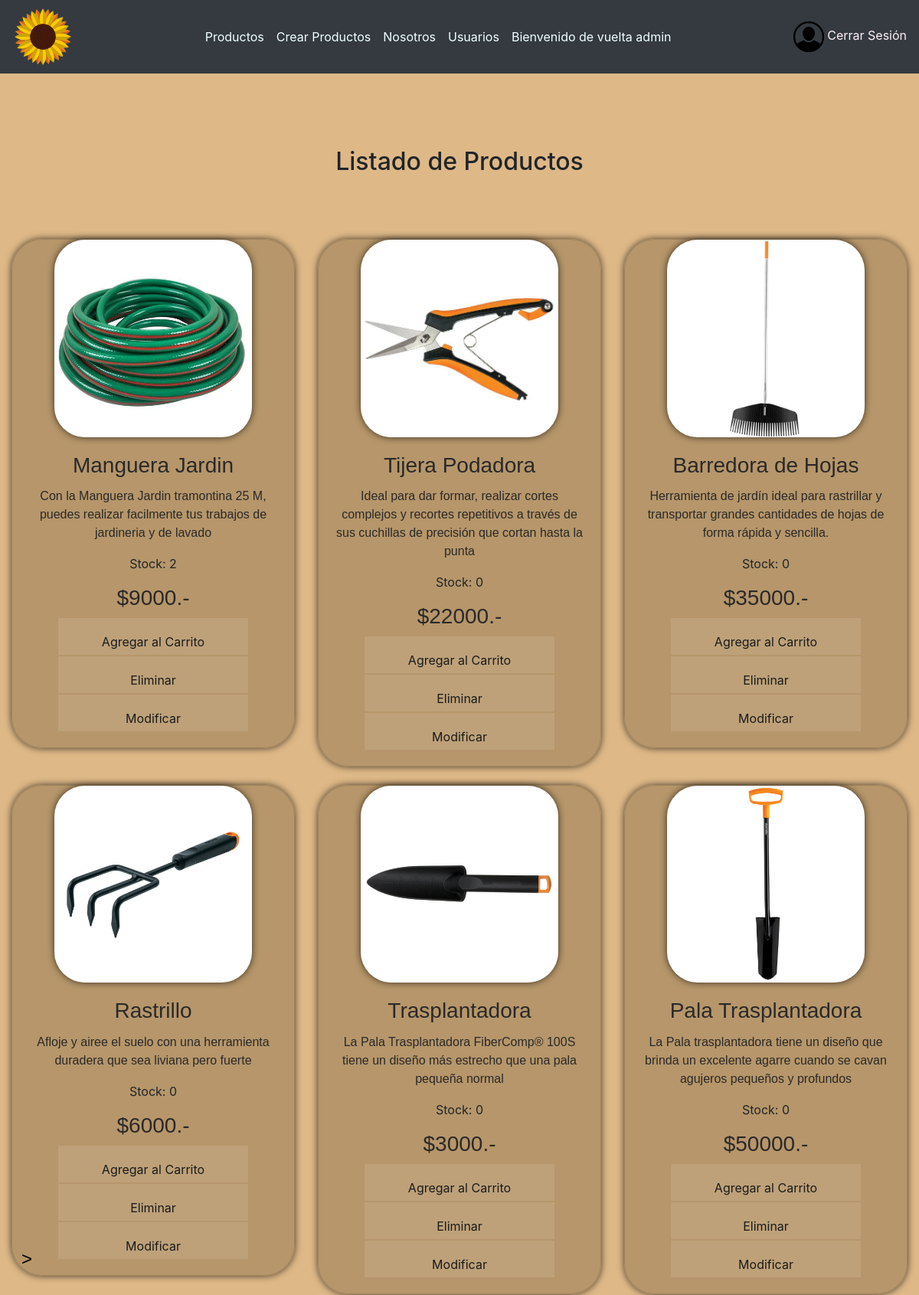
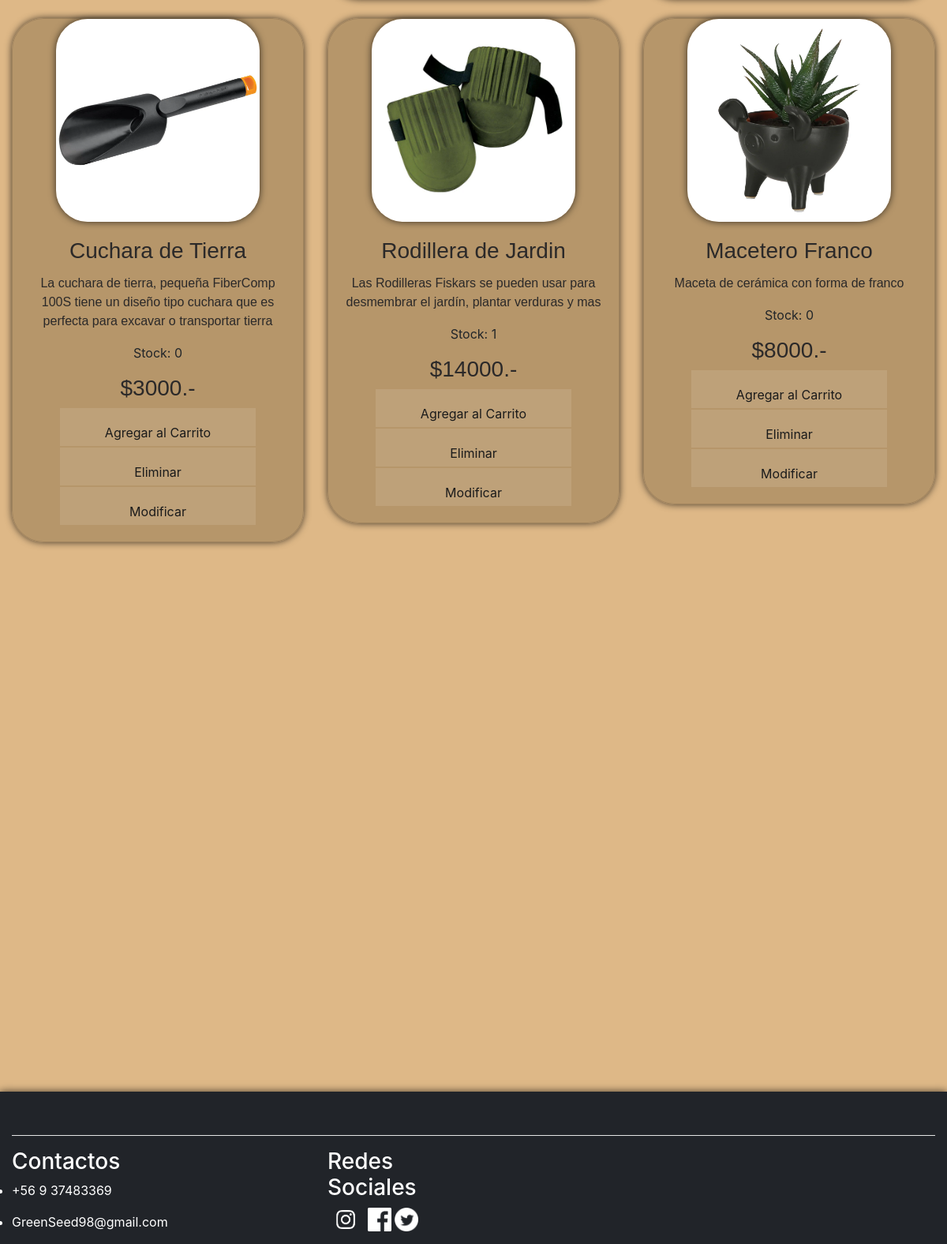
The app's page /producto/ (signed in) with its own data (2 pictures, top to bottom).
### Plantas/models.py (models this page shows, shortened)
class Productos(models.Model):
    idprod                  = models.IntegerField(primary_key=True, verbose_name="idProduct")
    nombreproduc            = models.CharField(max_length=100, verbose_name="NombreProd")
    descripcion             = models.CharField(max_length=500, verbose_name="Descripcion")
    imagen                  = models.ImageField(upload_to="imagenes", null=True,blank=True, verbose_name="imagen")
    precio                  = models.IntegerField(verbose_name="Precio" )
    stock                   = models.IntegerField(verbose_name="Stock",default=0)

### Plantas/views.py (the view)
# urls.py: path('producto/', producto, name="producto"),
def producto(request):
    plantas = Productos.objects.all()
    datos={
        'plantas':plantas
    }
    return render(request, 'producto.html',datos)

### Plantas/context_processor.py (called while the page is built, shortened)
def total_carrito(request):
    total = 0
    return {'total_carrito':int(total)}

### Plantas/templates/producto.html (shortened to what this page needs)
{% extends "base.html" %}
{% block content %}
<!DOCTYPE html>
<html lang="en">
<head>
    {% load static %}
    <link rel="stylesheet" href="{% static 'css/bootstrap.min.css' %}">
    <link rel="stylesheet" href="{% static 'css/MyStyles.css' %}">
    <link rel="stylesheet"
        href="{% static 'https://cdnjs.cloudflare.com/ajax/libs/font-awesome/4.7.0/css/font-awesome.min.css' %}">
</head>
<body>
    <br>
    <div class="container col-12">
        <div class="row justify-content-center">
            <h2 class="">Listado de Productos</h2>
            <br><br><br><br><br>
        </div>
    </div>
    <div class="container-fluid " >
        <div class="row">
            {% for pro in plantas %}
            <div class=" col-lg-4 col-md-6 col-sm-12">
                <div class="card text-center box "
                    style="border-radius: 40px; background-color:rgba(180, 148, 105, 0.938)">
                    {% if pro.imagen %}
                    <img src="{{ pro.imagen.url }}" class="card-img img-fluid box mx-auto"
                        style=" width: 70%; border-radius: 40px;">
                    {% else %}
                    <img src="{% static 'img/construc.png' %}" class="card-img img-fluid "
                        style=" border-radius: 40px;">
                    {% endif %}
                    <div class="card-body " style="text-align: center;">
                        <h3 class="card-title cajaP  ">
                            {{ pro.nombreproduc }}
                        </h3>
                        <p class="card-text cajaP ">
                            {{ pro.descripcion }}
                        </p>
                        <p>
                            Stock: {{ pro.stock }}
                        </p>
                        <h3 class="cajaP">
                            ${{ pro.precio}}.-
                        </h3>
                        {% if user.is_authenticated and user.username == 'admin' %}
                        <a href="{% url 'agregar' pro.idprod %}" class="btn btn-one"
                            style="color: black; border-radius: 100px; text-align: center;">Agregar al Carrito</a>
                        <a href="{% url 'eliminar' pro.idprod %}" class="btn btn-one"
                            style="color: black; border-radius: 100px; text-align: center;">Eliminar</a>
                        <a href="{% url  'modificar' pro.idprod %}" class="btn btn-one"
                            style="color: black; border-radius: 100px; text-align: center;">Modificar</a>
                        {% else %}
                        <button class="btn btn-one" style="color: black; border-radius: 100px;">Agregar al
                            Carrito</button>
                        {% endif %}
                    </div>
                </div>
                <br>
            </div>
            {% endfor %}
        </div>
        <br><br><br><br><br><br><br><br><br><br><br><br>
        <br><br><br><br><br><br><br><br><br><br><br><br>
    </div>
</body>
</html>
{% endblock %}

### Plantas/templates/base.html (shortened to what this page needs)
<!DOCTYPE html>
<html lang="en">
<head>
    {% load static %}
    <link rel="stylesheet" href="{% static 'css/bootstrap.min.css' %}">
    <link rel="stylesheet" href="{% static 'css/MyStyles.css' %}">
    <link rel="stylesheet" href="{% static 'https://cdnjs.cloudflare.com/ajax/libs/font-awesome/4.7.0/css/font-awesome.min.css' %}">
</head>
<body>
        <div >
            <section style="position: absolute; z-index: 1;" >
                <div id="cajaboton" style="position: relative; transition: left 1s ease-in-out; left:10px; margin-top: 20px; " >
                  <button id="botiempo" class="butt" style="color: black;">></button>
                </div>
            </section>
          </div>
    <nav class="navbar navbar-expand-md navbar-light bg-dark  mb-4" id="barraNav" style="z-index: 1;">
    <img src="{% static 'img/pngwing.com.png' %}" alt="logoBookStop" width="40px" class="logox" id="logo">
    <a href="{% url 'index' %}" class="xd" id="texto">
    </a>
    <div class="collapse navbar-collapse" id="navbarCollapse">
      {% if user.is_authenticated and user.username == 'admin' %}
      <ul class="navbar-nav mr-auto">
        <li class="nav-item">
          <a class="nav-link effect-shine" style="color: azure;" href="{% url 'producto' %}">Productos</a>
        </li>
        <li class="nav-item">
          <a class="nav-link effect-shine" style="color: azure;" href="{% url 'crear' %}">Crear Productos</a>
        </li>
        <li class="nav-item">
          <a class="nav-link effect-shine" style="color: azure;" href="{% url 'nosotros' %}">Nosotros</a>
        </li>
        <li class="nav-item">
          <a class="nav-link effect-shine" style="color: azure;" href="{% url 'Api' %}">Usuarios</a>
        </li>
        <li class="nav-item">
          <a class="nav-link effect-shine disabled" style="color: azure;" href="#">Bienvenido de vuelta {{ user.username }}</a>
        </li>
      </ul>
        {% else %}
      <ul class="navbar-nav mr-auto">
        <li class="nav-item">
          <a class="nav-link effect-shine" style="color: azure;" href="{% url 'nosotros' %}">Nosotros</a>
        </li>
      </ul>
      {% endif %}
      <div>
        {% if user.is_authenticated %}
        <img src="{% static 'img/usericon.png' %}" class="img-fluid " width="40px">
        <a href="{% url 'logout' %}" class=" effect-shine">Cerrar Sesión </a>
        {% else %}
        <img src="{% static 'img/usericon.png' %}" class="img-fluid " width="40px">
        <a href="{% url 'login' %}" class="effect-shine">Iniciar Sesión </a>
        {% endif %}
      </div>
    </div>
  </nav>
  <br><br>
  {% block content %}
  {% endblock %}
  <br><br><br><br>
<footer >
    <div class="container-fluid  ">
      <div class="row box" style="background-color: rgb(33,36,41);">
        <div class="col-lg-12">
          <h1 class=" xd  text-center" style="color: azure;">GreenSeed</h1>
          <hr style="background-color: white;">
        </div>
        <div class="col-lg-2">
          <h3>Contactos</h3>
          <ul>
            <li>
              <p>+56 9 37483369</p>
            </li>
            <li>
              <p>GreenSeed98@gmail.com</p>
            </li>
          </ul>
        </div>
        <div class="col-lg-2"></div>
        <div class="col-lg-2">
          <h3>Redes Sociales</h3>
          <img src="{% static 'img/insta.png' %}" height="30em">
          <img src="{% static 'img/face.png' %}" height="30em">
          <img src="{% static 'img/twiter.png' %}" height="30em">
        </div>
      </div>
    </div>
  </footer>
</body>
</html>

### Plantas/static/css/MyStyles.css (style rules this page uses)
.logox { width: 5em; height: 5em; position: relative; transition:transform 2s ease-in-out; transform-origin:center; cursor: pointer; }
body { background-color: burlywood; }
.xd { background-image: url(https://static.pexels.com/photos/4827/nature-forest-trees-fog.jpeg); -webkit-text-fill-color: transparent; -webkit-background-clip: text; color: #FFFFFF; animation: filling 3s ease forwards; font-family: 'Franklin Gothic Medium', 'Arial Narrow', Arial, sans-serif; font-size: 2em; }
a { text-decoration: none; color: lavenderblush; }
.cajaP { font-family: sans-serif; color: rgb(43, 41, 41); }
footer { color: #FFFFFF; }
.box { box-shadow: 0 0 10px rgba(0, 0, 0, 0.7); }
h1 { text-align: center; font-family: 'Franklin Gothic Medium', 'Arial Narrow', Arial, sans-serif; }
.btn { line-height: 50px; height: 50px; text-align: center; width: 250px; cursor: pointer; }
.btn-one { color: #FFF; transition: all 0.3s; position: relative; }
.btn-one::before { content: ''; position: absolute; bottom: 0; left: 0; width: 100%; height: 100%; z-index: 1; opacity: 0; transition: all 0.3s; border-top-width: 1px; border-bottom-width: 1px; border-top-style: solid; border-bottom-style: solid; border-top-color: rgba(255,255,255,0.5); border-bottom-color: rgba(255,255,255,0.5); transform: scale(0.1, 1); }
.btn-one::after { content: ''; position: absolute; bottom: 0; left: 0; width: 100%; height: 100%; z-index: 1; transition: all 0.3s; background-color: rgba(255,255,255,0.1); }
* { margin:0; padding:0; }
section { z-index: 1; position:fixed; width:250px; height:100%; top:0; left:0; display:flex; justify-content:left; align-items:center; }
.butt { background-color: rgba(255, 255, 255, 0); color: rgb(255, 255, 255); width: 50px; text-align: center; padding: 5px; border: none; outline: none; border-radius: 100px; font-size: 1.5em; font-family: arial; cursor: pointer; position: relative; transition: left 2s ease-in-out; transform-origin:0px; }

### records on screen
Productos: imagen (picture), nombreproduc "Manguera Jardin", descripcion "Con la Manguera Jardin tramontina 25 M, puedes realizar facilmente tus trabajos de jardineria y de lavado", stock "2", precio "9000"
Productos: imagen (picture), nombreproduc "Tijera Podadora", descripcion "Ideal para dar formar, realizar cortes complejos y recortes repetitivos a través de sus cuchillas de precisión que cortan hasta la punta", stock "0", precio "22000"
Productos: imagen (picture), nombreproduc "Barredora de Hojas", descripcion "Herramienta de jardín ideal para rastrillar y transportar grandes cantidades de hojas de forma rápida y sencilla.", stock "0", precio "35000"
Productos: imagen (picture), nombreproduc "Rastrillo", descripcion "Afloje y airee el suelo con una herramienta duradera que sea liviana pero fuerte", stock "0", precio "6000"
Productos: imagen (picture), nombreproduc "Trasplantadora", descripcion "La Pala Trasplantadora FiberComp® 100S tiene un diseño más estrecho que una pala pequeña normal", stock "0", precio "3000"
Productos: imagen (picture), nombreproduc "Pala Trasplantadora", descripcion "La Pala trasplantadora tiene un diseño que brinda un excelente agarre cuando se cavan agujeros pequeños y profundos", stock "0", precio "50000"
Productos: imagen (picture), nombreproduc "Cuchara de Tierra", descripcion "La cuchara de tierra, pequeña FiberComp 100S tiene un diseño tipo cuchara que es perfecta para excavar o transportar tierra", stock "0", precio "3000"
Productos: imagen (picture), nombreproduc "Rodillera de Jardin", descripcion "Las Rodilleras Fiskars se pueden usar para desmembrar el jardín, plantar verduras y mas", stock "1", precio "14000"
Productos: imagen (picture), nombreproduc "Macetero Franco", descripcion "Maceta de cerámica con forma de franco", stock "0", precio "8000"

### other values on screen
{{ user.username }} "admin"
